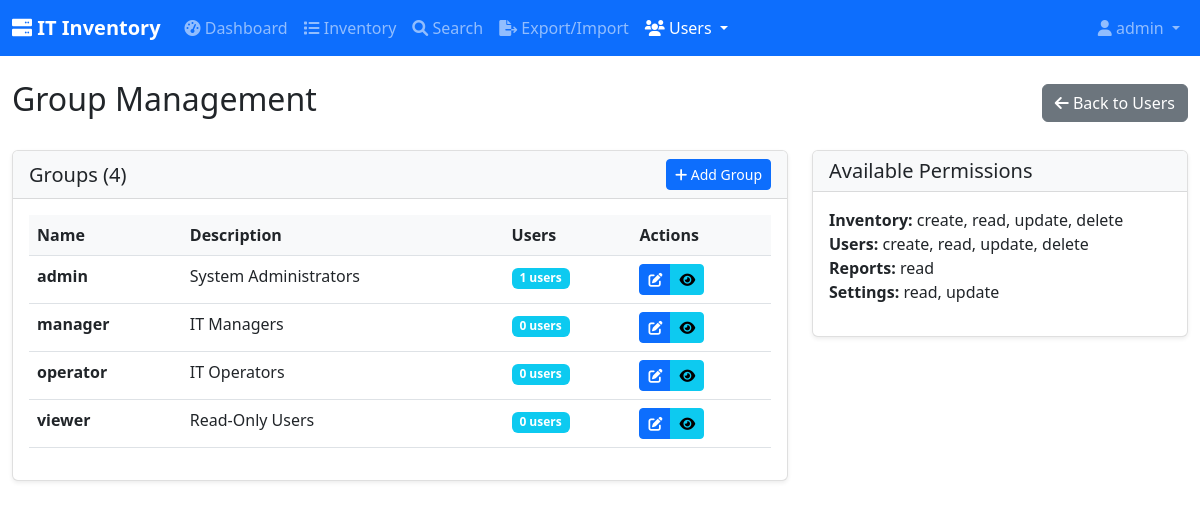
Page /index.php?page=users&action=groups (signed in) on the committed database.
### tables this page shows
CREATE TABLE IF NOT EXISTS groups (
    id INT AUTO_INCREMENT PRIMARY KEY,
    name VARCHAR(50) NOT NULL UNIQUE,
    description TEXT,
    permissions JSON,
    created_at TIMESTAMP DEFAULT CURRENT_TIMESTAMP
);

### includes/user_functions.php (called while the page is built, shortened)
<?php
function getAllGroups() {
    $database = new Database();
    $db = $database->connect();
    $query = "SELECT * FROM groups ORDER BY name ASC";
    $stmt = $db->prepare($query);
    $stmt->execute();
    return $stmt->fetchAll(PDO::FETCH_ASSOC);
}
?>

### pages/users/groups.php (the view, shortened to what this page needs)
<?php
require_once 'includes/user_functions.php';
$groups = getAllGroups();
?>
<div class="d-flex justify-content-between align-items-center mb-4">
    <h1 class="h2">Group Management</h1>
    <a href="index.php?page=users&action=list" class="btn btn-secondary">
        <i class="fas fa-arrow-left"></i> Back to Users
    </a>
</div>
<div class="row">
    <div class="col-lg-8">
        <div class="card">
            <div class="card-header d-flex justify-content-between align-items-center">
                <h5 class="mb-0">Groups (<?php echo count($groups); ?>)</h5>
                <button type="button" class="btn btn-primary btn-sm" data-bs-toggle="modal" data-bs-target="#addGroupModal">
                    <i class="fas fa-plus"></i> Add Group
                </button>
            </div>
            <div class="card-body">
                <?php if (empty($groups)): ?>
                    <div class="alert alert-info">No groups found.</div>
                <?php else: ?>
                    <div class="table-responsive">
                        <table class="table table-hover">
                            <thead>
                                <tr>
                                    <th>Name</th>
                                    <th>Description</th>
                                    <th>Users</th>
                                    <th>Actions</th>
                                </tr>
                            </thead>
                            <tbody>
                                <?php foreach ($groups as $group): ?>
                                    <?php
                                    $database = new Database();
                                    $db = $database->connect();
                                    $countQuery = "SELECT COUNT(*) FROM user_groups WHERE group_id = :group_id";
                                    $countStmt = $db->prepare($countQuery);
                                    $countStmt->bindParam(':group_id', $group['id']);
                                    $countStmt->execute();
                                    $userCount = $countStmt->fetchColumn();
                                    ?>
                                    <tr>
                                        <td>
                                            <strong><?php echo htmlspecialchars($group['name']); ?></strong>
                                        </td>
                                        <td><?php echo htmlspecialchars($group['description'] ?? ''); ?></td>
                                        <td>
                                            <span class="badge bg-info"><?php echo $userCount; ?> users</span>
                                        </td>
                                        <td>
                                            <div class="btn-group" role="group">
                                                <button type="button" class="btn btn-sm btn-primary"
                                                        onclick="editGroup(<?php echo $group['id']; ?>)"
                                                        title="Edit">
                                                    <i class="fas fa-edit"></i>
                                                </button>
                                                <button type="button" class="btn btn-sm btn-info"
                                                        onclick="viewGroup(<?php echo $group['id']; ?>)"
                                                        title="View">
                                                    <i class="fas fa-eye"></i>
                                                </button>
                                            </div>
                                        </td>
                                    </tr>
                                <?php endforeach; ?>
                            </tbody>
                        </table>
                    </div>
                <?php endif; ?>
            </div>
        </div>
    </div>
    <div class="col-lg-4">
        <div class="card">
            <div class="card-header">
                <h5 class="mb-0">Available Permissions</h5>
            </div>
            <div class="card-body">
                <ul class="list-unstyled">
                    <li><strong>Inventory:</strong> create, read, update, delete</li>
                    <li><strong>Users:</strong> create, read, update, delete</li>
                    <li><strong>Reports:</strong> read</li>
                    <li><strong>Settings:</strong> read, update</li>
                </ul>
            </div>
        </div>
    </div>
</div>

### assets/css/custom.css (style rules this page uses)
body { font-family: 'Segoe UI', Tahoma, Geneva, Verdana, sans-serif; }
.card { box-shadow: 0 0.125rem 0.25rem rgba(0, 0, 0, 0.075); border: 1px solid rgba(0, 0, 0, 0.125); }
.card-header { background-color: #f8f9fa; border-bottom: 1px solid rgba(0, 0, 0, 0.125); }
.table th { background-color: #f8f9fa; font-weight: 600; border-top: none; }
.btn-sm { padding: 0.25rem 0.5rem; font-size: 0.875rem; }
.badge { font-size: 0.75em; padding: 0.35em 0.65em; }

### rows in the picture
groups: name "admin", description "System Administrators", userCount "1"
groups: name "manager", description "IT Managers", userCount "0"
groups: name "operator", description "IT Operators", userCount "0"
groups: name "viewer", description "Read-Only Users", userCount "0"

### other values in the picture
$_SESSION['username'] "admin"
count($groups) "4"
